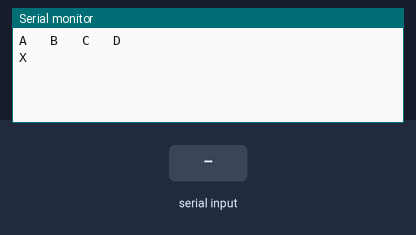
Simulated run of this sketch. Board: Arduino Uno, built with avr-gcc and run on an emulated ATmega328P. On the bench: the last lines printed to the serial monitor. The inputs (shaded band) are chosen by the test bench.

Above: at 1.2 s.
1.3 s: "D" received over Serial
At 2.4 s:
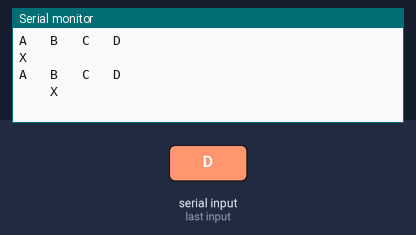
2.8 s: "D" received over Serial
At 3.6 s:
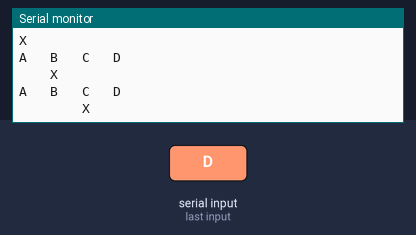
4.3 s: "D" received over Serial
At 4.7 s:
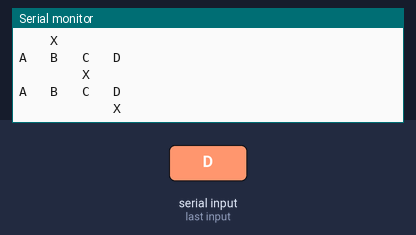

Measured:
- after the input at 1.3 s, the serial monitor: prints a new line at once (image 1)
- after the input at 2.8 s, the serial monitor: prints a new line at once (image 2)
- after the input at 4.3 s, the serial monitor: prints a new line at once (image 3)

The sketch:

FSM1.ino
```cpp
enum State
{
  PosicionA,
  PosicionB,
  PosicionC,
  PosicionD
};

enum Input
{
  Unknown,
  Reset,
  Forward,
  Backward
};

// Variables globales
State currentState;
Input currentInput;

// Acciones de los estados y condiciones de transiciones
void stateA()
{
  if (currentInput == Input::Forward)
    changeState(State::PosicionB);
}

void stateB()
{
  if (currentInput == Input::Backward)
    changeState(State::PosicionA);
  if (currentInput == Input::Forward)
    changeState(State::PosicionC);
  if (currentInput == Input::Reset)
    changeState(State::PosicionA);
}

void stateC()
{
  if (currentInput == Input::Backward)
    changeState(State::PosicionB);
  if (currentInput == Input::Forward)
    changeState(State::PosicionD);
  if (currentInput == Input::Reset)
    changeState(State::PosicionA);
}

void stateD()
{
  if (currentInput == Input::Backward)
    changeState(State::PosicionC);
  if (currentInput == Input::Reset)
    changeState(State::PosicionA);
}

// Salidas asociadas a las transiciones
void outputA()
{
  Serial.println("A   B   C   D");
  Serial.println("X            ");
  Serial.println();
}

void outputB()
{
  Serial.println("A   B   C   D");
  Serial.println("    X        ");
  Serial.println();
}

void outputC()
{
  Serial.println("A   B   C   D");
  Serial.println("        X    ");
  Serial.println();
}

void outputD()
{
  Serial.println("A   B   C   D");
  Serial.println("            X");
  Serial.println();
}

void setup()
{
  Serial.begin(9600);
  currentState = PosicionA;
  outputA();
}

void loop()
{
  readInput();
  updateStateMachine();
}

// Actualiza el estado de la maquina
void updateStateMachine()
{
  switch (currentState)
  {
    case PosicionA: stateA(); break;
    case PosicionB: stateB(); break;
    case PosicionC: stateC(); break;
    case PosicionD: stateD(); break;
  }
}

// Lee la entrada por puerto serie
void readInput()
{
  currentInput = Input::Unknown;
  if (Serial.available())
  {
    char incomingChar = Serial.read();

    switch (incomingChar)
    {
    case 'R': currentInput = Input::Reset;  break;
    case 'A': currentInput = Input::Backward; break;
    case 'D': currentInput = Input::Forward; break;
    default: break;
    }
  }
}

// Funcion que cambia el estado y dispara las transiciones
void changeState(int newState)
{
  currentState = newState;

  switch (currentState)
  {
    case State::PosicionA: outputA();   break;
    case State::PosicionB: outputB();   break;
    case State::PosicionC: outputC();   break;
    case State::PosicionD: outputD();   break;
    default: break;
  }
}
```
